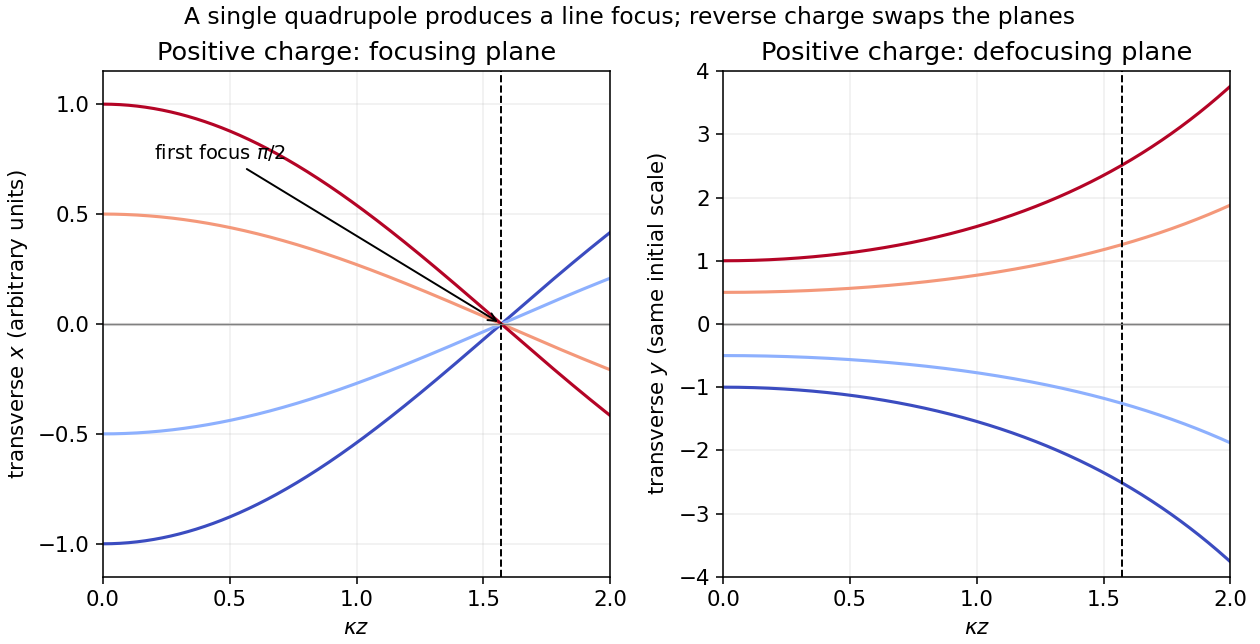

The Python source for this figure:
"""Original illustration for the 2016 Oxford Physics 2 resit solutions.
Writes only the matching PNG to the current working directory.
Tested with Python 3.14, numpy 2.3.5 and matplotlib 3.10.7 (root pyproject.toml).
"""
from pathlib import Path
import matplotlib
matplotlib.use("Agg")
import matplotlib.pyplot as plt
import numpy as np
plt.rcParams.update({"font.size": 11, "figure.facecolor": "white", "axes.facecolor": "white", "savefig.facecolor": "white"})

z=np.linspace(0,2,600);fig,axs=plt.subplots(1,2,figsize=(9,4.6),layout='constrained')
for init in [-1,-.5,0,.5,1]:
 color=plt.cm.coolwarm((init+1)/2);axs[0].plot(z,init*np.cos(z),color=color,lw=1.6);axs[1].plot(z,init*np.cosh(z),color=color,lw=1.6)
for ax in axs:ax.axvline(np.pi/2,color='black',ls='--',lw=1);ax.axhline(0,color='.5',lw=.7);ax.set(xlabel=r'$\kappa z$',xlim=(0,2));ax.grid(alpha=.2)
axs[0].set(ylabel='transverse $x$ (arbitrary units)',ylim=(-1.15,1.15),title='Positive charge: focusing plane');axs[0].annotate(r'first focus $\pi/2$',(np.pi/2,0),(.2,.75),arrowprops={'arrowstyle':'->'},fontsize=10)
axs[1].set(ylabel='transverse $y$ (same initial scale)',ylim=(-4,4),title='Positive charge: defocusing plane')
fig.suptitle('A single quadrupole produces a line focus; reverse charge swaps the planes',fontsize=12)
fig.savefig(Path.cwd()/'2016-resit-quadrupole-ray-bundles.png',dpi=140,transparent=False);plt.close(fig)
